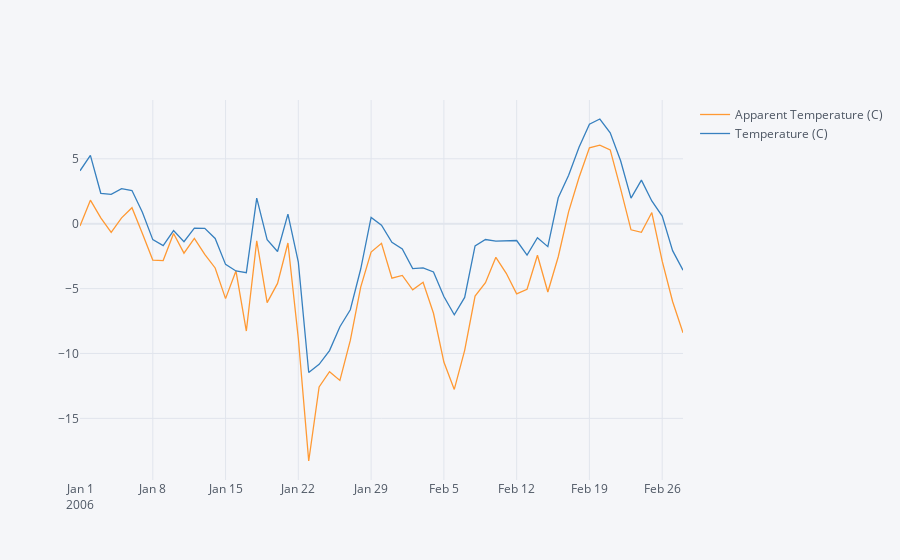
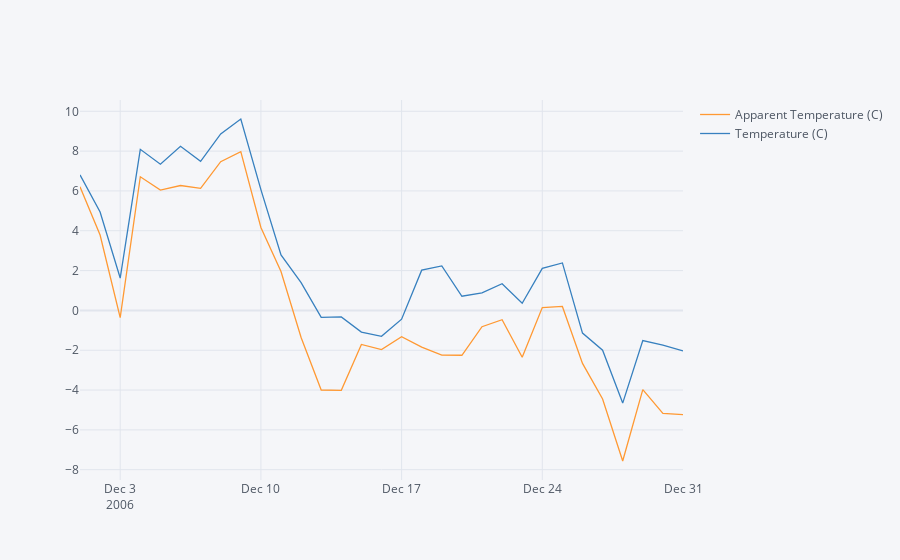

Here is the notebook cell these charts were saved with, in order:
### Code cell
winter.iplot(y=['Apparent Temperature (C)','Temperature (C)'])
winter2.iplot(y=['Apparent Temperature (C)','Temperature (C)'])
